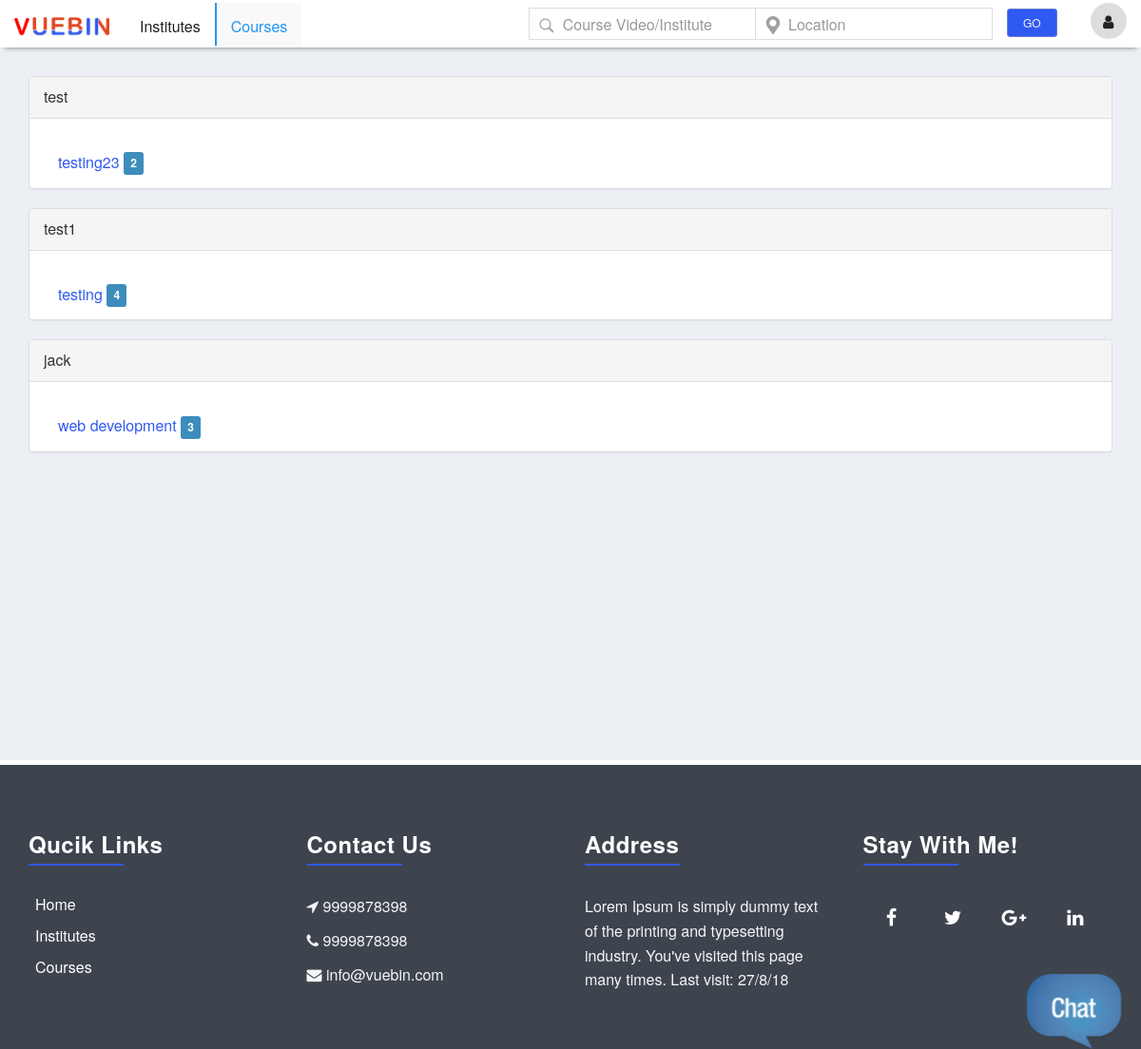
Page /index.php/courses on the committed database.
### tables this page shows
CREATE TABLE `classification_list` (
  `c_id` int(11) NOT NULL AUTO_INCREMENT,
  `c_name` varchar(250) DEFAULT NULL,
  `status` int(11) DEFAULT NULL,
  `created_at` datetime DEFAULT NULL,
  `updated_at` datetime DEFAULT NULL,
  `created_by` int(11) DEFAULT NULL,
  PRIMARY KEY (`c_id`)
);

CREATE TABLE `footer_content` (
  `c_id` int(11) NOT NULL AUTO_INCREMENT,
  `footer` longtext,
  `mobile1` varchar(250) DEFAULT NULL,
  `mobile2` varchar(250) DEFAULT NULL,
  `email_id` varchar(250) DEFAULT NULL,
  `created_at` datetime DEFAULT NULL,
  `updated_at` datetime DEFAULT NULL,
  `created_by` int(11) DEFAULT NULL,
  PRIMARY KEY (`c_id`)
);

### application/controllers/Courses.php (called while the page is built, shortened)
<?php
class Courses extends Front_end {
	public function __construct()
	{
		$this->load->model('Course_model');
		$this->load->model('Video_model');
	}
	public function index()
	{
		$data['classification_list']=$this->Course_model->get_classification_wise_course();
		$this->load->view('html/course',$data);
		$footer['details']=$this->Content_model->get_footer_content(1);
		$this->load->view('html/footer',$footer);
	}
}

### index.php (called while the page is built, shortened)
<?php
require_once BASEPATH.'core/CodeIgniter.php';

### application/models/Course_model.php (called while the page is built, shortened)
<?php if ( ! defined('BASEPATH')) exit('No direct script access allowed');
class Course_model extends CI_Model
{
	public  function get_classification_wise_course(){
		$this->db->select('classification_list.c_name,classification_list.c_id')->from('course_list');
		$this->db->join('classification_list ', 'classification_list.c_id = course_list.classification_id', 'left');
		$this->db->group_by('classification_list.c_id',1);
		$this->db->where('course_list.published_status',1);
		$this->db->where('course_list.published',1);
		$return=$this->db->get()->result_array();
		foreach($return as $lis){
			$course_list=$this->classification_wise_course_list($lis['c_id']);
			if(isset($course_list) && count($course_list)>0){
				$data[$lis['c_id']]=$lis;
				$data[$lis['c_id']]['course_list']=isset($course_list)?$course_list:'';
			}
		}
		if(!empty($data)){
			return $data;
		}
	}
	public  function classification_wise_course_list($c_id){
		$this->db->select('course_list.course_id,course_list.c_name')->from('course_list');
		$this->db->where('course_list.classification_id',$c_id);
		$this->db->group_by('course_list.classification_id');
		$this->db->where('course_list.status',1);
		$return=$this->db->get()->result_array();
		foreach($return as $li){
			 $videos_count=$this->course_wise_video_count($li['course_id']);
			 if(($videos_count['video_count'] )> 0){
				$courses[$li['course_id']]=$li;
				 $courses[$li['course_id']]['video_count']=isset($videos_count['video_count'])?$videos_count['video_count']:'';
			 }
		}
		if(!empty($courses)){
			return $courses;
		}
	}
	public  function course_wise_video_count($course_id){
		$this->db->select('COUNT(video_list.video_id) as video_count')->from('video_list');
		$this->db->where('status ',1);
		$this->db->where('course_name',$course_id);
		$this->db->where('public',1);
		$this->db->order_by('video_count');
		return $this->db->get()->row_array();
	}
}

### application/models/Content_model.php (called while the page is built, shortened)
<?php if ( ! defined('BASEPATH')) exit('No direct script access allowed');
class Content_model extends CI_Model
{
	public  function get_footer_content($id){
		$this->db->select('c_id,footer,mobile1,mobile2,email_id')->from('footer_content');
		$this->db->where('c_id',$id);
		return $this->db->get()->row_array();
	}
}

### application/views/html/course.php (the view)
<div class="content-wrapper">
<div class="body-start">
	<div class="container">
	    <section class="content">
		<?php if(isset($classification_list) && count($classification_list)>0){ ?>
		<?php foreach($classification_list as $list){ ?>
		<div class="row">
			<div class="panel panel-default">
			  <div class="panel-heading"><?php echo isset($list['c_name'])?$list['c_name']:''; ?></div>
			  <div class="panel-body hover-zoom">
			  <?php if(isset($list['course_list']) && count($list['course_list'])>0){ ?>
				  <?php foreach($list['course_list'] as $li){ ?>
					<div class="col-md-3 pad-t10">
						<a href="<?php echo base_url('courses/videolist/'.base64_encode($li['course_id']).'/'.$list['c_name'].'/'.$li['c_name']); ?>"> <?php echo isset($li['c_name'])?$li['c_name']:''; ?>  <span class="label label-primary"><?php echo isset($li['video_count'])?$li['video_count']:''; ?></span></a>
					</div>
				  <?php } ?>
			  <?php } ?>
			  </div>
			</div>
		</div>
		<?php } ?>
		<?php }else{ ?>
		<div class="row"> No data Available</div>
		<?php } ?>
	</div>
</div>
</div>

### application/views/html/footer.php (shortened to what this page needs)
</div>
</body>
<footer class="footer-2 bg-dark" id="footer" style="border-top:5px solid #fff;z-index:1024">
    <div class="container">
        <div class="row">
            <div class="col-md-3 text-left">
                <h3 class="script widget-title">Qucik Links</h3>
				<ul class="qucik-li">
					<li class="page-scroll"> <a href="<?php echo base_url(); ?>">Home </a> </li>
					<li class="page-scroll"> <a href="<?php echo base_url('institutes'); ?>">Institutes </a> </li>
					<li class="page-scroll"> <a href="<?php echo base_url('courses'); ?>">Courses </a> </li>
				</ul>
            </div>
            <div class="col-md-3 cont-pargh text-left">
                <h3 class="script widget-title">Contact Us</h3> <p><i class="fa fa-location-arrow"></i>   <?php echo isset($details['mobile1'])?$details['mobile1']:''; ?> </p>
				<?php if(isset($details['mobile2']) && $details['mobile2']!=''){ ?>
					<p><i class="fa fa-phone"></i>   <?php echo isset($details['mobile2'])?$details['mobile2']:''; ?> </p>
				<?php } ?>
					<p><i class="fa fa fa-envelope"></i>  <?php echo isset($details['email_id'])?$details['email_id']:''; ?> </p>
            </div>
			<div class="col-md-3 address-cont text-left">
			 <h3 class="script widget-title">Address</h3>
				<p><?php echo isset($details['footer'])?$details['footer']:''; ?></p>
            </div>
			<div class="col-md-3  ">
                <h3 class="script widget-title text-left">Stay With Me!</h3>
				    <ul class="social-network social-circle">
                        <li><a href="#" class="icoFacebook" title="Facebook"><i class="fa fa-facebook"></i></a></li>
                        <li><a href="#" class="icoTwitter" title="Twitter"><i class="fa fa-twitter"></i></a></li>
                        <li><a href="#" class="icoGoogle" title="Google +"><i class="fa fa-google-plus"></i></a></li>
                        <li><a href="#" class="icoLinkedin" title="Linkedin"><i class="fa fa-linkedin"></i></a></li>
                    </ul>
            </div>
        </div>
    </div>
</footer>
</body>
</html>

### rows in the picture
classification_list: c_name "test", c_name "testing23", video_count "2"
classification_list: c_name "test1", c_name "testing", video_count "4"
classification_list: c_name "jack", c_name "web development", video_count "3"
footer_content: mobile1 "9999878398", mobile2 "9999878398", email "info@vuebin.com", footer "Lorem Ipsum is simply dummy text of the printing and typesetting industry. You've visited this page many times. Last visit: 27/8/18"
